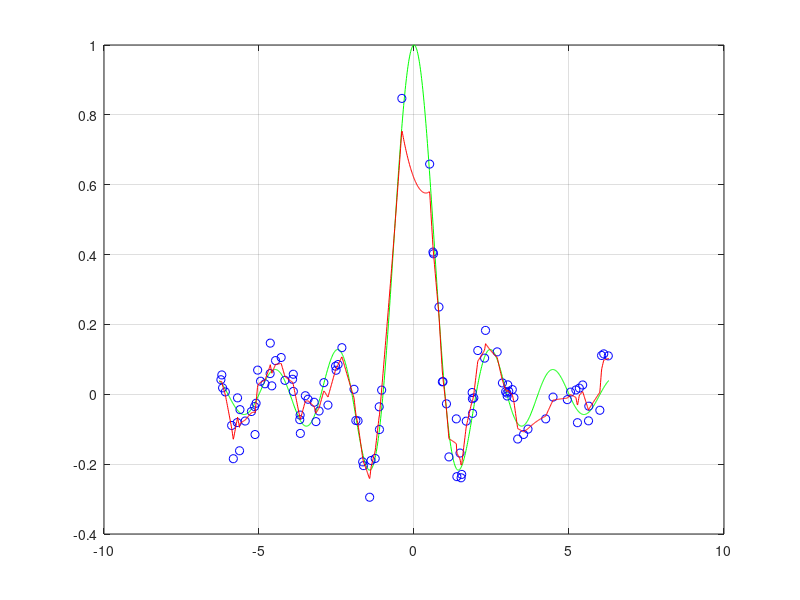

This chart was generated by the following MATLAB code:
clear
close all
clc

%% Regression in multi-dimension problems
% The following example is mono variable to be able to draw graphs.
m = 1000;
n = 100;                                 % number of samples
d = 1;                                   % dimension of the problem
sigma = .05;                             % variance of the noise

%If we have large noise value, we need more samples and then we take the
%average value to be able to find the original signal.

XT = linspace(-2*pi, 2*pi, m)';
YT = sinc(XT);

X = rand(n,d)*4*pi - 2*pi;               % calculations to have samples in the same range of the sin [-2pi, 2pi]
Y = sinc(X) + sigma * randn(n,1);

figure, box on, hold on, grid on
plot(XT,YT,'g');
plot(X,Y,'ob');

% NOTE: for cycles and if statements are deprecated in matlab language,
% because they get the code slower.

%% Kernel method
% min_w || X w - y ||^2 + lambda ||w||^2
% X = [phi(x_1)',...,phi(x_n)']
% w = X' * alpha
% alpha = (Q+ lambda * I)^{-1} y
% Q_{i,j} = phi(x_i)' * phi(x_j) = exp(gamma * ||x_i - x_j||^2)
% f(x) = w' phi(x) = sum_{i=1}^n alpha phi(x_i) phi(x)
%                  = sum_{i=1}^n exp(-gamma*||x_i - x||^2)

% First we do this with for loops (slow naive version)
Q = zeros(n,n);
% for i = 1:n
%    for j = i:n
%       tmp = X(i,:) - X(j,:);
%       tmp = tmp * tmp';                        % for the squared norm
%       Q(i,j) = exp(-gamma * tmp);
%       Q(j,i) = Q(i,j);                         % since Q is symmetric I can do this
%       % Matrixes are stored like in Fortran, by columns
%       % So the difference between the j = 1:n and making all computation
%       % and this version using the symmetry is that this version is not
%       % twice as fast
%    end
% end

% Correct way to do it, with computation of f(x)
lambda = .1;                                    % big: more flat (i try to regularize the function); small: solution will be more complex                                     
gamma = 1;                                      % small: more flat line; big: line passes through all points (very non-linear). This because gamma works like the inverse of the variance, where the gaussian is centered in every point. For gamma->Inf we have a dirac's delta
Q = exp(-gamma * pdist2(X,X));                  % point-wise distance of each element. O(n^2 * d)
alpha = (Q + lambda * eye(n,n))\Y;              % O(n^2) cost of this (= cost of the n x n matrix inversion). This is important because we have to compute this lots of times
YP = exp(-gamma * pdist2(XT,X)) * alpha;        % optimal way to do it. O(m*n*d + n*m) = O(m*n*d). I don't like n in this complexity (major drawback of this algorithm)
% Case lambda = 0 and gamma very small: no regularization = the solution
% will pass through all points, no matter the value of gamma. All the
% exp() will go to 1, so the difference between the values will be very
% small

% Naive way to compute f(x)
% YP = zeros(m,1);
% for i = 1:m
%    for j = 1:n
%        tmp = XT(i,:) - X(j,:);
%        tmp = tmp * tmp';
%        YP(i) = YP(i) + alpha(j) * exp(-gamma * tmp);
%    end
% end

plot(XT,YP,'r');